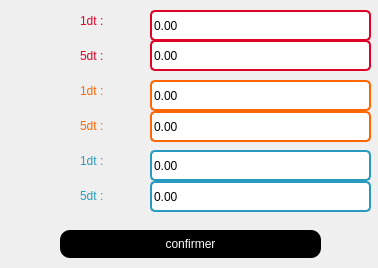
<?xml version="1.0" encoding="UTF-8"?>
<ui version="4.0">
 <class>Dialog</class>
 <widget class="QDialog" name="Dialog">
  <property name="windowModality">
   <enum>Qt::ApplicationModal</enum>
  </property>
  <property name="geometry">
   <rect>
    <x>0</x>
    <y>0</y>
    <width>378</width>
    <height>268</height>
   </rect>
  </property>
  <property name="windowTitle">
   <string>....</string>
  </property>
  <widget class="QPushButton" name="confirmer">
   <property name="geometry">
    <rect>
     <x>60</x>
     <y>230</y>
     <width>261</width>
     <height>28</height>
    </rect>
   </property>
   <property name="styleSheet">
    <string notr="true">QPushButton{
font: 87 9pt &quot;Arial Black&quot;;
color:white;
background:rgb(0,0,0);
border-radius:10px;
}
QPushButton:hover{

background:rgb(90,90,90);

}
QPushButton:pressed{

background:transparent;
border:3px solid rgb(0,0,0);

}
QPushButton:disabled{ 
color:rgba(255,255,255,100);  
background: rgba(255,255,255,30);   }</string>
   </property>
   <property name="text">
    <string>confirmer</string>
   </property>
  </widget>
  <widget class="QLabel" name="label_8">
   <property name="geometry">
    <rect>
     <x>80</x>
     <y>110</y>
     <width>55</width>
     <height>31</height>
    </rect>
   </property>
   <property name="styleSheet">
    <string notr="true">font: 16pt &quot;Bauhaus 93&quot;;
color: rgb(255, 102, 0);border:0px;</string>
   </property>
   <property name="text">
    <string>5dt :</string>
   </property>
  </widget>
  <widget class="QLabel" name="label_7">
   <property name="geometry">
    <rect>
     <x>80</x>
     <y>80</y>
     <width>55</width>
     <height>21</height>
    </rect>
   </property>
   <property name="styleSheet">
    <string notr="true">font: 16pt &quot;Bauhaus 93&quot;;
color: rgb(255, 102, 0);border:0px;</string>
   </property>
   <property name="text">
    <string>1dt :</string>
   </property>
  </widget>
  <widget class="QLabel" name="orange_logo">
   <property name="geometry">
    <rect>
     <x>20</x>
     <y>80</y>
     <width>55</width>
     <height>61</height>
    </rect>
   </property>
   <property name="text">
    <string/>
   </property>
   <property name="pixmap">
    <pixmap>télécharger.png</pixmap>
   </property>
   <property name="scaledContents">
    <bool>true</bool>
   </property>
  </widget>
  <widget class="QDoubleSpinBox" name="telecom_5dt">
   <property name="geometry">
    <rect>
     <x>150</x>
     <y>181</y>
     <width>221</width>
     <height>31</height>
    </rect>
   </property>
   <property name="styleSheet">
    <string notr="true">QDoubleSpinBox{font: 16pt &quot;Bauhaus 93&quot;;
color: rgb(0,0,0
);
border:2px solid rgb(39, 154, 192);border-radius:5px}

QDoubleSpinBox:hover{

border:3px solid rgb(39, 154, 192);
}

QDoubleSpinBox:focus{

border:3px solid rgb(39, 154, 192);
}</string>
   </property>
   <property name="buttonSymbols">
    <enum>QAbstractSpinBox::NoButtons</enum>
   </property>
   <property name="maximum">
    <double>100000000000000009190283508143378238084034459715684532224.000000000000000</double>
   </property>
  </widget>
  <widget class="QDoubleSpinBox" name="orange_5dt">
   <property name="geometry">
    <rect>
     <x>150</x>
     <y>111</y>
     <width>221</width>
     <height>31</height>
    </rect>
   </property>
   <property name="styleSheet">
    <string notr="true">QDoubleSpinBox{font: 16pt &quot;Bauhaus 93&quot;;
color: rgb(0,0,0
);
border:2px solid rgb(255, 102, 0);border-radius:5px}

QDoubleSpinBox:hover{

border:3px solid rgb(255, 102, 0);
}

QDoubleSpinBox:focus{

border:3px solid rgb(255, 102, 0);
}</string>
   </property>
   <property name="buttonSymbols">
    <enum>QAbstractSpinBox::NoButtons</enum>
   </property>
   <property name="maximum">
    <double>10000000000000000905969664.000000000000000</double>
   </property>
  </widget>
  <widget class="QLabel" name="telecom_logo">
   <property name="geometry">
    <rect>
     <x>20</x>
     <y>150</y>
     <width>55</width>
     <height>61</height>
    </rect>
   </property>
   <property name="text">
    <string/>
   </property>
   <property name="pixmap">
    <pixmap>Tunisie-Telecom.jpg</pixmap>
   </property>
   <property name="scaledContents">
    <bool>true</bool>
   </property>
  </widget>
  <widget class="QDoubleSpinBox" name="orange_1dt">
   <property name="geometry">
    <rect>
     <x>150</x>
     <y>80</y>
     <width>221</width>
     <height>31</height>
    </rect>
   </property>
   <property name="styleSheet">
    <string notr="true">QDoubleSpinBox{font: 16pt &quot;Bauhaus 93&quot;;
color: rgb(0,0,0
);
border:2px solid rgb(255, 102, 0);border-radius:5px}

QDoubleSpinBox:hover{

border:3px solid rgb(255, 102, 0);
}
QDoubleSpinBox:focus{

border:3px solid rgb(255, 102, 0);
}</string>
   </property>
   <property name="buttonSymbols">
    <enum>QAbstractSpinBox::NoButtons</enum>
   </property>
   <property name="maximum">
    <double>10000000000000000905969664.000000000000000</double>
   </property>
  </widget>
  <widget class="QLabel" name="label_5">
   <property name="geometry">
    <rect>
     <x>80</x>
     <y>40</y>
     <width>55</width>
     <height>31</height>
    </rect>
   </property>
   <property name="styleSheet">
    <string notr="true">font: 16pt &quot;Bauhaus 93&quot;;
color: rgb(223, 3, 39);border:0px;</string>
   </property>
   <property name="text">
    <string>5dt :</string>
   </property>
  </widget>
  <widget class="QLabel" name="label_4">
   <property name="geometry">
    <rect>
     <x>80</x>
     <y>10</y>
     <width>55</width>
     <height>21</height>
    </rect>
   </property>
   <property name="styleSheet">
    <string notr="true">font: 16pt &quot;Bauhaus 93&quot;;
color: rgb(223, 3, 39);
border:0px;</string>
   </property>
   <property name="text">
    <string>1dt :</string>
   </property>
  </widget>
  <widget class="QLabel" name="label_9">
   <property name="geometry">
    <rect>
     <x>80</x>
     <y>150</y>
     <width>55</width>
     <height>21</height>
    </rect>
   </property>
   <property name="styleSheet">
    <string notr="true">font: 16pt &quot;Bauhaus 93&quot;;
color: rgb(39, 154, 192);border:0px;</string>
   </property>
   <property name="text">
    <string>1dt :</string>
   </property>
  </widget>
  <widget class="QLabel" name="label_6">
   <property name="geometry">
    <rect>
     <x>80</x>
     <y>180</y>
     <width>55</width>
     <height>31</height>
    </rect>
   </property>
   <property name="styleSheet">
    <string notr="true">font: 16pt &quot;Bauhaus 93&quot;;
color: rgb(39, 154, 192);border:0px;</string>
   </property>
   <property name="text">
    <string>5dt :</string>
   </property>
  </widget>
  <widget class="QLabel" name="ooredoo_logo">
   <property name="geometry">
    <rect>
     <x>20</x>
     <y>10</y>
     <width>55</width>
     <height>61</height>
    </rect>
   </property>
   <property name="text">
    <string/>
   </property>
   <property name="pixmap">
    <pixmap>télécharger (3).png</pixmap>
   </property>
   <property name="scaledContents">
    <bool>true</bool>
   </property>
  </widget>
  <widget class="QDoubleSpinBox" name="telecom_1dt">
   <property name="geometry">
    <rect>
     <x>150</x>
     <y>150</y>
     <width>221</width>
     <height>31</height>
    </rect>
   </property>
   <property name="styleSheet">
    <string notr="true">QDoubleSpinBox{font: 16pt &quot;Bauhaus 93&quot;;
color: rgb(0,0,0
);
border:2px solid rgb(39, 154, 192);border-radius:5px}

QDoubleSpinBox:hover{

border:3px solid rgb(39, 154, 192);
}
QDoubleSpinBox:focus{

border:3px solid rgb(39, 154, 192);
}</string>
   </property>
   <property name="buttonSymbols">
    <enum>QAbstractSpinBox::NoButtons</enum>
   </property>
   <property name="maximum">
    <double>1000000000000000019884624838656.000000000000000</double>
   </property>
  </widget>
  <widget class="QDoubleSpinBox" name="ooredoo_1dt">
   <property name="geometry">
    <rect>
     <x>150</x>
     <y>10</y>
     <width>221</width>
     <height>31</height>
    </rect>
   </property>
   <property name="styleSheet">
    <string notr="true">QDoubleSpinBox{font: 16pt &quot;Bauhaus 93&quot;;
color: rgb(0,0,0
);
border:2px solid rgb(223, 3, 39);border-radius:5px}

QDoubleSpinBox:hover{

border:3px solid rgb(223, 3, 39);
}

QDoubleSpinBox:focus{

border:3px solid rgb(223, 3, 39);
}</string>
   </property>
   <property name="buttonSymbols">
    <enum>QAbstractSpinBox::NoButtons</enum>
   </property>
   <property name="maximum">
    <double>99999999999999991433150857216.000000000000000</double>
   </property>
  </widget>
  <widget class="QDoubleSpinBox" name="ooredoo_5dt">
   <property name="geometry">
    <rect>
     <x>150</x>
     <y>40</y>
     <width>221</width>
     <height>31</height>
    </rect>
   </property>
   <property name="styleSheet">
    <string notr="true">QDoubleSpinBox{font: 16pt &quot;Bauhaus 93&quot;;
color: rgb(0,0,0
);
border:2px solid rgb(223, 3, 39);border-radius:5px}

QDoubleSpinBox:hover{

border:3px solid rgb(223, 3, 39);
}

QDoubleSpinBox:focus{

border:3px solid rgb(223, 3, 39);
}</string>
   </property>
   <property name="buttonSymbols">
    <enum>QAbstractSpinBox::NoButtons</enum>
   </property>
   <property name="maximum">
    <double>1000000000000000000.000000000000000</double>
   </property>
  </widget>
 </widget>
 <resources/>
 <connections/>
</ui>
